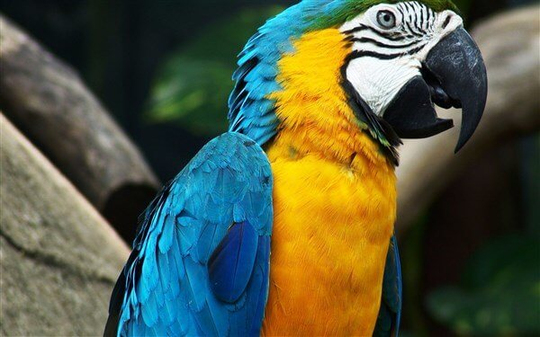
#> input picture Documents/papagan.jpg, 540 x 337 px, found by its file name
$ python Basic_Functions.py
#> lines starting #> are read from the running program, lines starting #| are printed output that depends on the picture; after the words box and inside, x2 and y2 are one past the last pixel; in counts of white or black regions, pixels touching at a corner belong together
import cv2 as cv

img = cv.imread('Documents\\papagan.jpg')
#> img is the input picture: shape (337, 540, 3); mean B, G, R 68.4, 90.9, 83.6

# Converting to graysacel
gray = cv.cvtColor(img, cv.COLOR_BGR2GRAY)
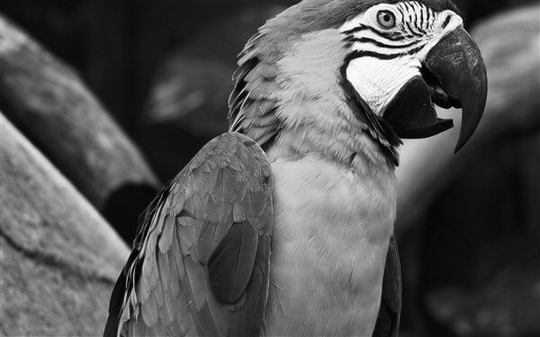
#> gray: shape (337, 540); min 0, max 255, mean 86.2
cv.imshow('Gray Image', gray)

# Blur the image
blur = cv.GaussianBlur(img, (3,3), cv.BORDER_DEFAULT)
cv.imshow('Blur Image', blur)

# Edge detection using Canny edge detection algorithm
canny = cv.Canny(img, 125,175)
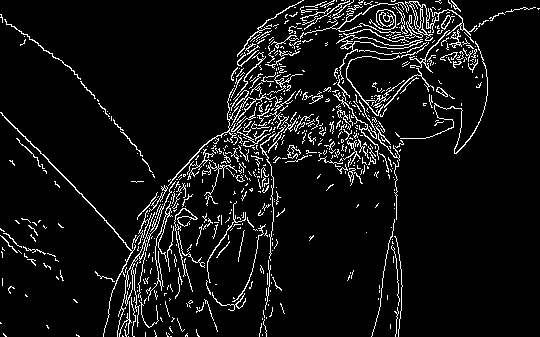
#> canny: shape (337, 540); 7.2% white in thin lines or dots
cv.imshow("Canny", canny)

#Dilating a image
dilated = cv.dilate(canny, (7,7), iterations=2)
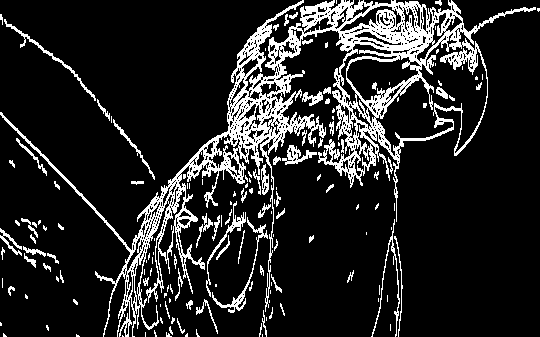
#> dilated: shape (337, 540); 14.5% white in thin lines or dots
cv.imshow("Dilation", dilated)

#Eroding
eroded = cv.erode(dilated, (7,7), iterations=2)
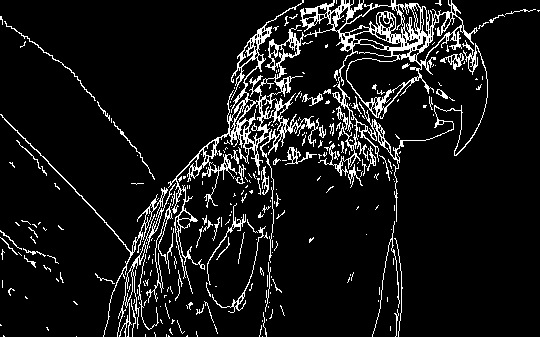
#> eroded: shape (337, 540); 8.9% white in thin lines or dots
cv.imshow('Eroded', eroded)

# Resize
resized = cv.resize(img, (500,500), interpolation=cv.INTER_CUBIC)
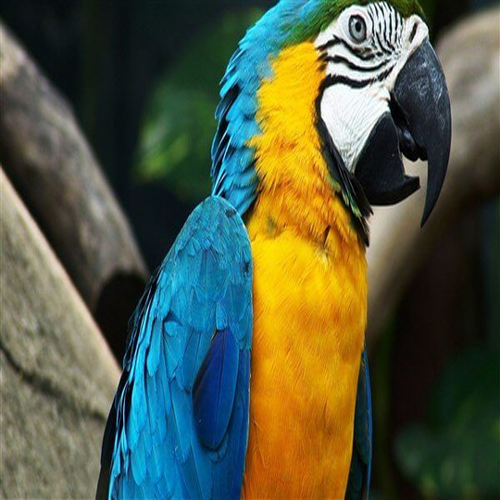
#> resized: shape (500, 500, 3); mean B, G, R 68.4, 90.9, 83.6
cv.imshow('Resize', resized)

# Cropping
cropped = img[50:200, 200:400]
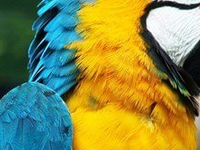
#> cropped: shape (150, 200, 3); mean B, G, R 75.8, 138.9, 135.2
cv.imshow('Cropped', cropped)

cv.waitKey(0)

$ run again, with Documents/boston.jpg copied over Documents/papagan.jpg
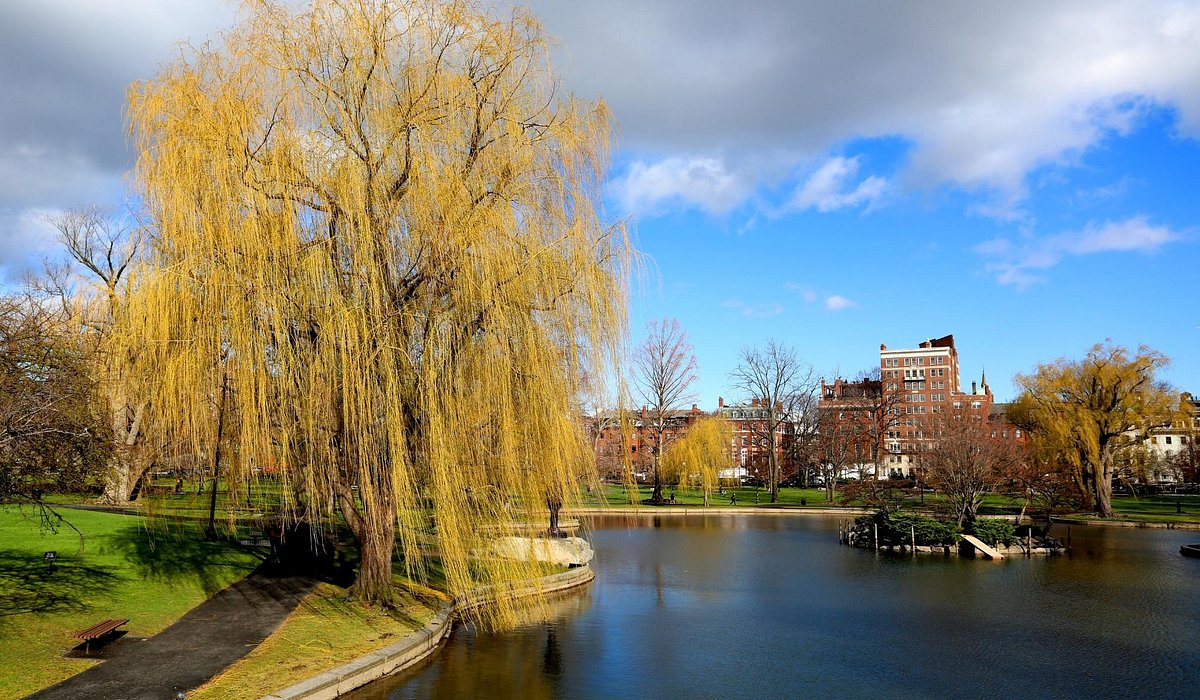
#> input picture Documents/boston.jpg, 1200 x 700 px, found by its file name
#> img is the input picture: shape (700, 1200, 3); mean B, G, R 120.6, 133.1, 131.1
#> `canny = cv.Canny(img, 125,175)`:
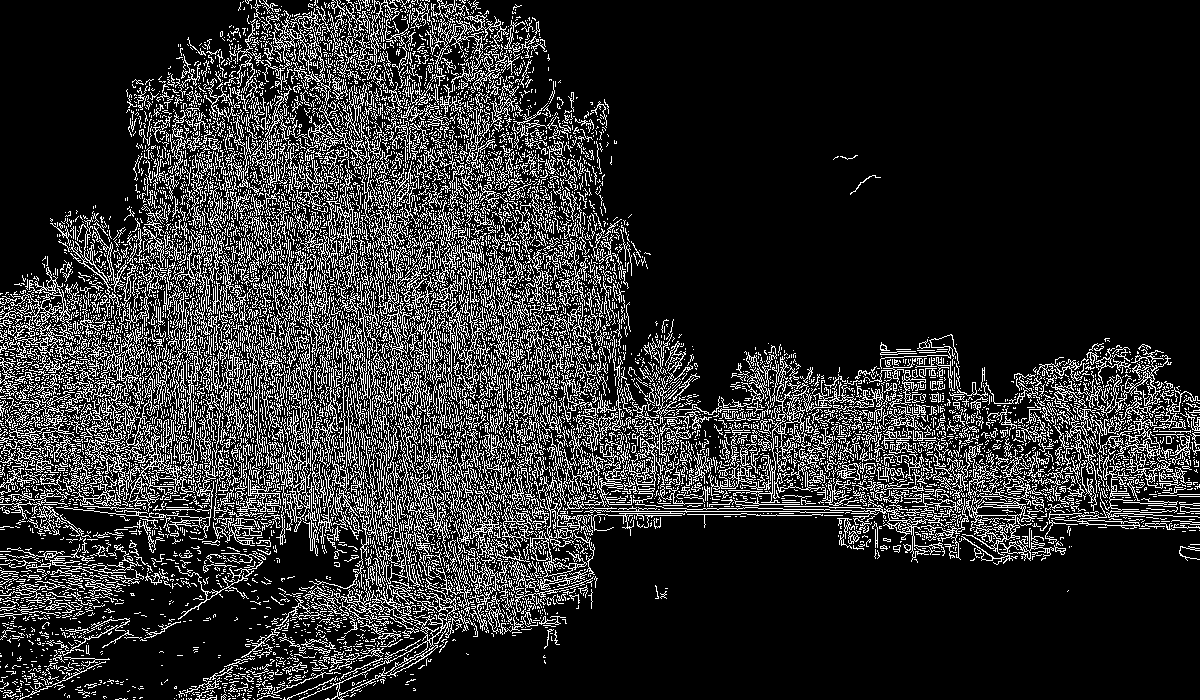
#> canny: shape (700, 1200); 17.5% white in thin lines or dots
#> dilated: shape (700, 1200); 34.1% white; 324 white regions (241 under 20 px), largest, box (x1, y1, x2, y2) and area: (0, 0, 1200, 700) 280200, (590, 99, 609, 142) 254, (592, 138, 606, 218) 244
#> eroded: shape (700, 1200); 24.2% white in thin lines or dots
#> `cropped = img[50:200, 200:400]`:
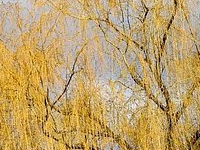
#> cropped: shape (150, 200, 3); mean B, G, R 107.4, 161.8, 191.1

$ run again, with Documents/jhon.jpg copied over Documents/papagan.jpg
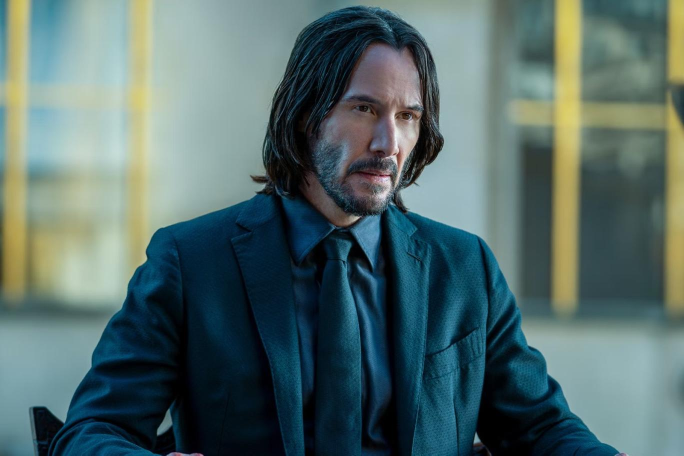
#> input picture Documents/jhon.jpg, 1368 x 911 px, found by its file name (shown at 1/2 size)
#> img is the input picture: shape (911, 1368, 3); mean B, G, R 106.1, 107.2, 84.4
#> `canny = cv.Canny(img, 125,175)`:
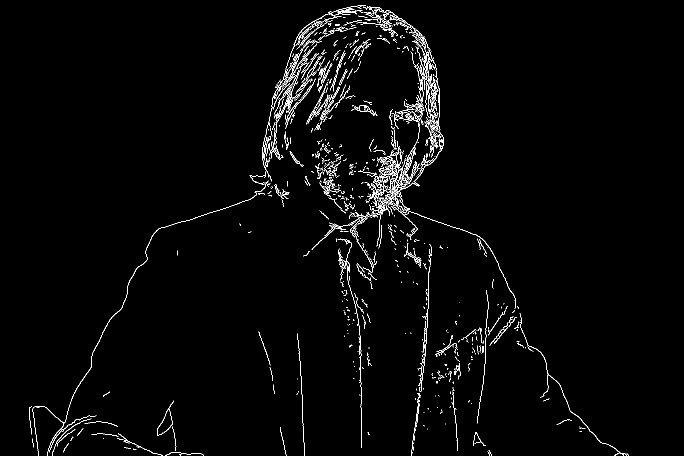
#> canny: shape (911, 1368) (shown at 1/2 size); 2% white in thin lines or dots, all inside (x1, y1, x2, y2) = (58, 10, 1258, 911)
#> eroded: shape (911, 1368); 2.3% white in thin lines or dots, all inside (x1, y1, x2, y2) = (58, 12, 1256, 911)
#> `cropped = img[50:200, 200:400]`:
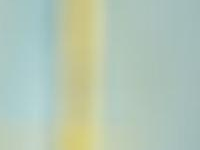
#> cropped: shape (150, 200, 3); mean B, G, R 181.3, 198.2, 179.7

$ run again, with Documents/giraffe.jpeg copied over Documents/papagan.jpg
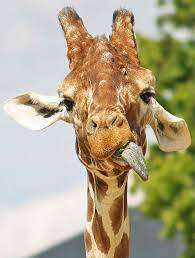
#> input picture Documents/giraffe.jpeg, 195 x 258 px, found by its file name
#> img is the input picture: shape (258, 195, 3); mean B, G, R 138, 167.4, 177.8
#> `canny = cv.Canny(img, 125,175)`:
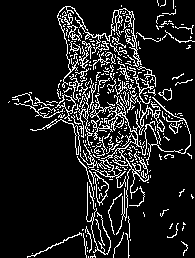
#> canny: shape (258, 195); 12.5% white in thin lines or dots
#> dilated: shape (258, 195); 24.4% white in thin lines or dots
#> eroded: shape (258, 195); 16% white in thin lines or dots
#> `resized = cv.resize(img, (500,500), interpolation=cv.INTER_CUBIC)`:
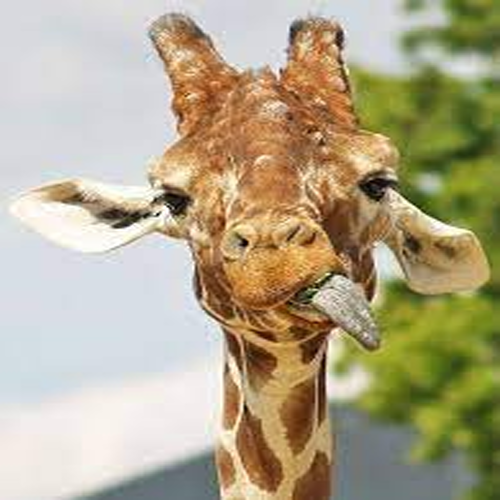
#> resized: shape (500, 500, 3); mean B, G, R 138.1, 167.4, 177.8
#> cropped = empty array
